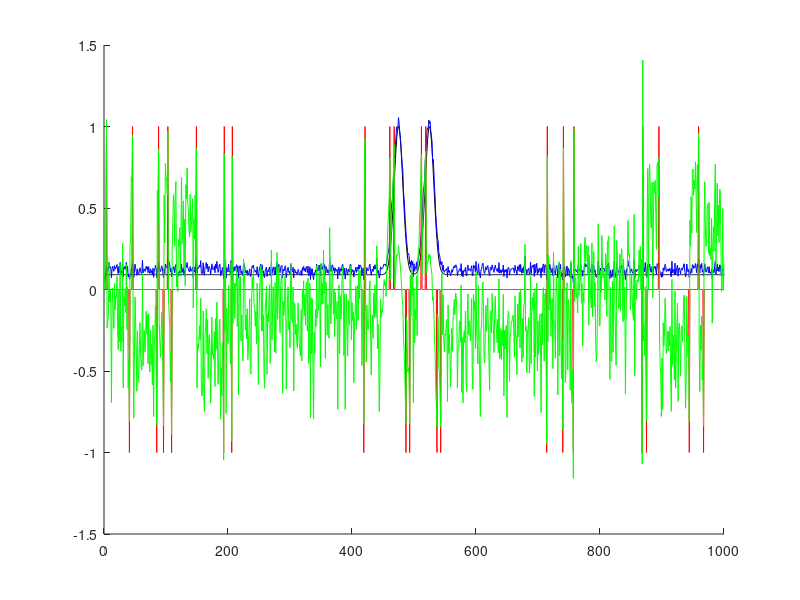

Reproduce this figure in MATLAB.
clear all;

dot1 = 475;
dot2 = 525;

s = zeros(1, 1000);
s(dot1) = 1;
s(dot2) = 1;

s = conv(s, exp(-(-100:100).^2/100), 'same');
s = s + 0.1;
s = s/max(s);

sensorSize = 10;
ss = conv(s, ones(1,sensorSize), 'same');
ss = ss/max(ss);

%noise = rand(1, length(ss))/10;
noise = normrnd(ones(1,length(ss)), 1)/40;

ss = ss + noise;

t = [];
p = [];

last_event = 1;
ss(1) = 0.05;
temps = zeros(1, length(ss));
for i = 1:length(ss)
   temp = log(ss(i)) - log(ss(last_event));
   temps(i) = temp;
   if (abs(temp) > 0.8)
       t = [t i];
       p = [p sign(temp)];
       last_event = i;
   end
end

events = zeros(1, length(ss));
for i = 1:length(t)
    events(t(i)) = p(i);
end

figure, hold on;
plot(s, 'black');
plot(ss, 'blue');
plot(events, 'red');

plot(temps, 'green');
